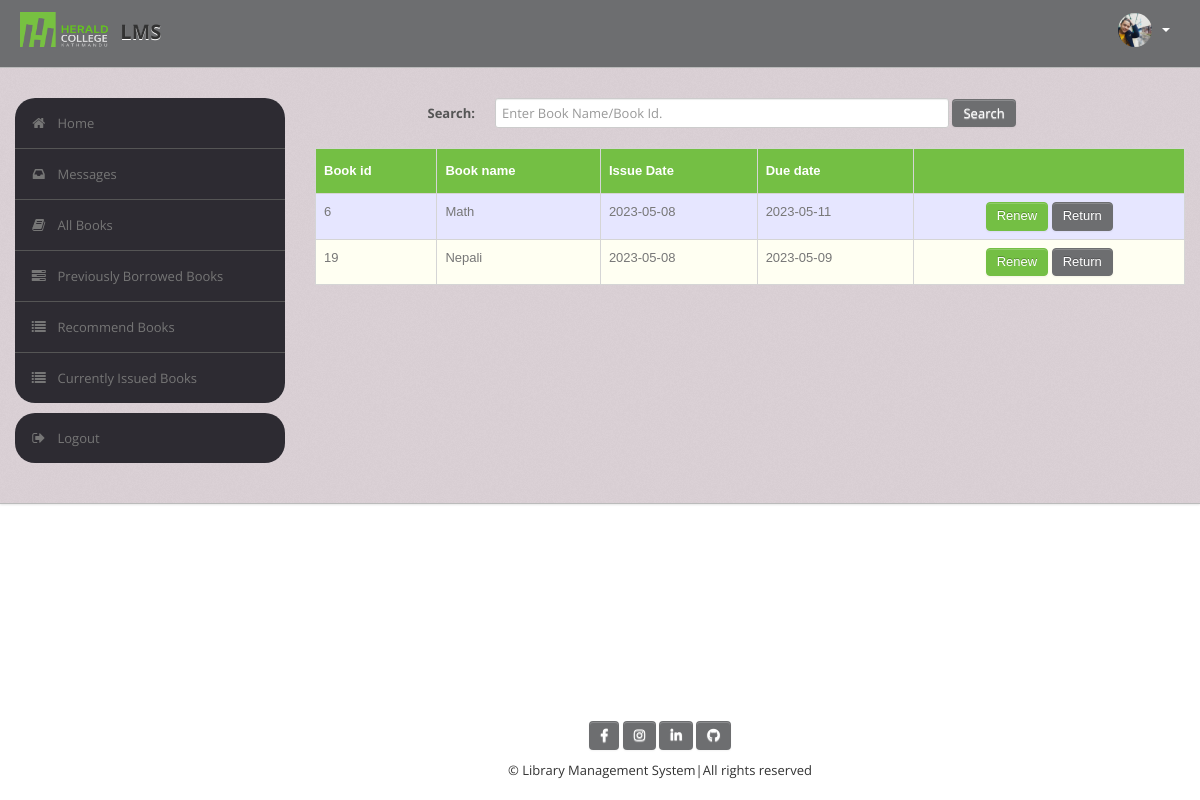
Screenshot of /student/current.php (signed in) with the database file from the repository.
### tables this page shows
CREATE TABLE `record` (
  `UserId` varchar(50) NOT NULL,
  `BookId` int(10) NOT NULL,
  `Date_of_Issue` date DEFAULT NULL,
  `Due_Date` date DEFAULT NULL,
  `Date_of_Return` date DEFAULT NULL,
  `Dues` int(10) DEFAULT NULL,
  `Renewals_left` int(10) DEFAULT NULL,
  `Time` time DEFAULT NULL,
  `D` date DEFAULT NULL,
  `D1` date DEFAULT NULL
);

CREATE TABLE `book` (
  `BookId` int(10) NOT NULL,
  `Title` varchar(50) DEFAULT NULL,
  `Publisher` varchar(50) DEFAULT NULL,
  `Year` varchar(50) DEFAULT NULL,
  `Availability` int(5) DEFAULT NULL
);

### student/current.php (the view, shortened to what this page needs)
<?php
require('dbconn.php');
?>
<?php
if ($_SESSION['UserId']) {
    ?>
<!DOCTYPE html>
<html lang="en">
<head>
        <link type="text/css" href="bootstrap/css/bootstrap.min.css" rel="stylesheet">
        <link type="text/css" href="bootstrap/css/bootstrap-responsive.min.css" rel="stylesheet">
        <link type="text/css" href="css/theme.css" rel="stylesheet">
        <link type="text/css" href="images/icons/css/font-awesome.css" rel="stylesheet">
    </head>
    <body>
        <div class="navbar navbar-fixed-top">
            <div class="navbar-inner">
                <div class="container">
                        <a class="brand" href="index.php"><img src="images/nn.png" class="logo" />  LMS </a>
                    <div class="nav-collapse collapse navbar-inverse-collapse">
                        <ul class="nav pull-right">
                            <li class="nav-user dropdown"><a href="#" class="dropdown-toggle" data-toggle="dropdown">
                                <img src="images/user.png" class="nav-avatar" />
                                <b class="caret"></b></a>
                            </li>
                        </ul>
                    </div>
                </div>
            </div>
        </div>
        <div class="wrapper">
            <div class="container">
                <div class="row">
                    <div class="span3">
                        <div class="sidebar">
                            <ul class="widget widget-menu unstyled">
                                <li class="active"><a href="index.php"><i class="menu-icon icon-home"></i>Home
                                </a></li>
                                 <li><a href="message.php"><i class="menu-icon icon-inbox"></i>Messages</a>
                                </li>
                                <li><a href="book.php"><i class="menu-icon icon-book"></i>All Books </a></li>
                                <li><a href="history.php"><i class="menu-icon icon-tasks"></i>Previously Borrowed Books </a></li>
                                <li><a href="recommendations.php"><i class="menu-icon icon-list"></i>Recommend Books </a></li>
                                <li><a href="current.php"><i class="menu-icon icon-list"></i>Currently Issued Books </a></li>
                            </ul>
                            <ul class="widget widget-menu unstyled">
                                <li><a href="logout.php"><i class="menu-icon icon-signout"></i>Logout </a></li>
                            </ul>
                        </div>
                    </div>
                    <div class="span9">
                        <form class="form-horizontal row-fluid" action="current.php" method="post">
                                        <div class="control-group">
                                            <label class="control-label" for="Search"><b>Search:</b></label>
                                            <div class="controls">
                                                <input type="text" id="title" name="title" placeholder="Enter Book Name/Book Id." class="span8" required>
                                                <button type="submit" name="submit"class="btn">Search</button>
                                            </div>
                                        </div>
                                    </form>
                                    <br>
                                    <?php
                                    $rollno = $_SESSION['UserId'];
                                    if(isset($_POST['submit']))
                                        {$s=$_POST['title'];
                                            $sql="select * from LMS.record,LMS.book where UserId = '$rollno' and Date_of_Issue is NOT NULL and Date_of_Return is NULL and book.Bookid = record.BookId and (record.BookId='$s' or Title like '%$s%')";
                                        }
                                    else
                                        $sql="select * from LMS.record,LMS.book where UserId = '$rollno' and Date_of_Issue is NOT NULL and Date_of_Return is NULL and book.Bookid = record.BookId";
                                    $result=$conn->query($sql);
                                    $rowcount=mysqli_num_rows($result);
                                    if(!($rowcount))
                                        echo "<br><center><h2><b><i>No Results</i></b></h2></center>";
                                    else
                                    {
                                    ?>
                        <table class="table" id = "tables">
                                  <thead>
                                    <tr>
                                      <th>Book id</th>
                                      <th>Book name</th>
                                      <th>Issue Date</th>
                                      <th>Due date</th>
                                      <th></th>
                                    </tr>
                                  </thead>
                                  <tbody>
                                <?php
                            while($row=$result->fetch_assoc())
                            {
                                $bookid=$row['BookId'];
                                $name=$row['Title'];
                                $issuedate=$row['Date_of_Issue'];
                                $duedate=$row['Due_Date'];
                                $renewals=$row['Renewals_left'];
                            ?>
                                    <tr>
                                      <td><?php echo $bookid ?></td>
                                      <td><?php echo $name ?></td>
                                      <td><?php echo $issuedate ?></td>
                                      <td><?php echo $duedate ?></td>
                                        <td><center>
                                        <?php
                                         if($renewals)
                                            echo "<a href=\"renew_request.php?id=".$bookid."\" class=\"btn btn-success\">Renew</a>";
                                        ?>
                                        <a href="return_request.php?id=<?php echo $bookid; ?>" class="btn btn-primary">Return</a>
                                        </center></td>
                                    </tr>
                            <?php }} ?>
                                    </tbody>
                                </table>
                    </div>
                </div>
            </div>
        </div>
    <?php include('footer.php')?>
    </body>
</html>
<?php }
else {
    echo "<script type='text/javascript'>alert('Access Denied!!!')</script>";
} ?>

### student/css/theme.css (style rules this page uses)
#tables { font-family: "Trebuchet MS", Arial, Helvetica, sans-serif; border-collapse: collapse; width: 100%; }
#tables td, #tables th { border: 1px solid #ddd; padding: 8px; }
#tables tr:nth-child(even) { background-color: #fffff2; }
#tables tr:nth-child(odd) { background-color: #e6e6ff; }
#tables th { padding-top: 12px; padding-bottom: 12px; text-align: left; background-color: #74bf44; color: white; }
body { font-size: 13px; font-family: 'Open Sans', Arial, sans-serif; background: #fff; color: #777 }
strong, b { color: #555 }
.wrapper { background: url(../images/bg.png) #cec1c8; border-bottom: 1px solid #bbb; -webkit-box-shadow: 0 1px 2px rgba(0,0,0,0.1); -moz-box-shadow: 0 1px 2px rgba(0,0,0,0.1); box-shadow: 0 1px 2px rgba(0,0,0,0.1); padding: 30px 0 }
form { margin: 0 }
select, textarea, input[type="text"], input[type="password"], input[type="datetime"], input[type="datetime-local"], input[type="date"], input[type="month"], input[type="time"], input[type="week"], input[type="number"], input[type="email"], input[type="url"], input[type="search"], input[type="tel"], input[type="color"], .uneditable-input, label, input, button, select, textarea { -webkit-border-radius: 3px; -moz-border-radius: 3px; border-radius: 3px; font-size: 13px; font-family: 'Open Sans', Tahoma, Arial, sans-serif }
body [class^="icon-"], body [class*=" icon-"] { font-size: 14px; line-height: 20px; height: 20px }
.form-horizontal .control-group, .form-vertical .control-group { margin-bottom: 0 }
.navbar { position: static!important; margin: 0!important }
.navbar .navbar-inner { background: #6d6e70; border-bottom: 1px solid #bbb; -webkit-box-shadow: 0 1px 2px rgba(0,0,0,0.15); -moz-box-shadow: 0 1px 2px rgba(0,0,0,0.15); box-shadow: 0 1px 2px rgba(0,0,0,0.15) }
.navbar .brand { color: #333; font-weight: bold; font-size: 20px; margin-right: 20px; padding: 20px }
.logo { width: 90px; height: 35px; margin: -8px 5px 0 ; }
.navbar .nav>li>a { padding: 20px 15px; font-weight: bold; color: #777 }
.nav-user>a { height: 20px }
.nav-avatar { width: 34px; height: 34px; margin: -7px 5px 0 0; -webkit-border-radius: 50%; -moz-border-radius: 50%; border-radius: 50% }
.btn, .btn-box { -webkit-border-radius: 3px; -moz-border-radius: 3px; border-radius: 3px }
.btn { font-size: 13px; font-weight: 600 }
.btn { display: inline-block; margin-bottom: 0; font-weight: 400; text-align: center; vertical-align: middle; cursor: pointer; background-color: #6d6e70; color: #fff; background-image: none; border: 1px solid transparent; white-space: nowrap; padding: 4px 10px; font-size: 13px; line-height: 1.42857; border-radius: 4px; -webkit-user-select: none; -moz-user-select: none; -ms-user-select: none; user-select: none }
.btn-primary { color: #fff; background-color: #6d6e70; border-color: #6d6e70; }
.btn-success { color: #fff; background-color: #74bf44; border-color: #74bf44 }
.table { margin-bottom: 0 }
.table th, .table td { border-color: #d5d5d5!important }
.widget-menu { background: #fff; -webkit-border-radius: 3px; -moz-border-radius: 3px; border-radius: 20px; overflow: hidden }
.widget-menu a { color: #555; display: block; line-height: 20px; padding: 15px; text-decoration: none!important }
.widget-menu .menu-icon { margin-right: 10px; color: #767676; -webkit-transition: all .2s ease-in-out; -moz-transition: all .2s ease-in-out; transition: all .2s ease-in-out; }
.widget-menu>li+li { border-top: 1px solid #555 }
.widget-menu>li>a { background-color: #2d2b32; color: #767676; -webkit-transition: all .2s ease-in-out; -moz-transition: all .2s ease-in-out; transition: all .2s ease-in-out; }

### rows the page displays
record: BookId.BookId "6", BookId.Title "Math", Date_of_Issue "2023-05-08", Due_Date "2023-05-11"
record: BookId.BookId "19", BookId.Title "Nepali", Date_of_Issue "2023-05-08", Due_Date "2023-05-09"
